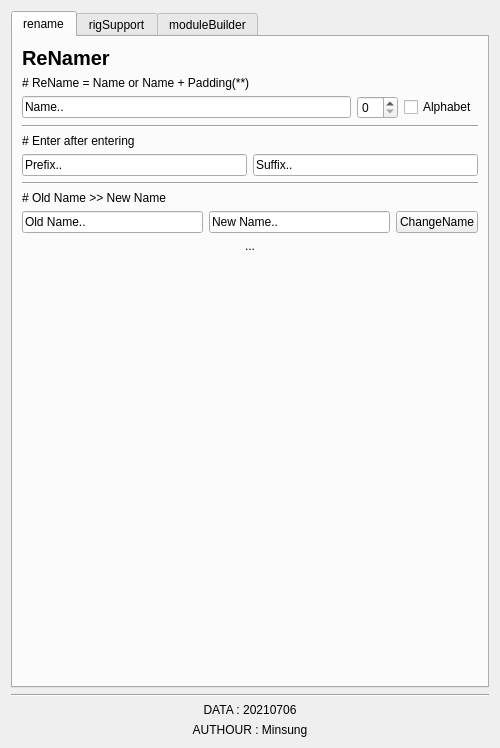
<?xml version="1.0" encoding="UTF-8"?>
<ui version="4.0">
 <class>Form</class>
 <widget class="QWidget" name="Form">
  <property name="geometry">
   <rect>
    <x>0</x>
    <y>0</y>
    <width>500</width>
    <height>713</height>
   </rect>
  </property>
  <property name="windowTitle">
   <string>Form</string>
  </property>
  <layout class="QVBoxLayout" name="verticalLayout_5">
   <item>
    <widget class="QTabWidget" name="tabWidget">
     <property name="currentIndex">
      <number>0</number>
     </property>
     <widget class="QWidget" name="rename_tap">
      <attribute name="title">
       <string>rename</string>
      </attribute>
      <layout class="QVBoxLayout" name="verticalLayout_3">
       <item>
        <layout class="QVBoxLayout" name="verticalLayout_2">
         <item>
          <widget class="QLabel" name="label_17">
           <property name="font">
            <font>
             <pointsize>15</pointsize>
             <weight>75</weight>
             <bold>true</bold>
            </font>
           </property>
           <property name="text">
            <string>ReNamer</string>
           </property>
           <property name="alignment">
            <set>Qt::AlignLeading|Qt::AlignLeft|Qt::AlignVCenter</set>
           </property>
          </widget>
         </item>
         <item>
          <widget class="QLabel" name="label_19">
           <property name="text">
            <string># ReName = Name or Name + Padding(**)</string>
           </property>
           <property name="alignment">
            <set>Qt::AlignLeading|Qt::AlignLeft|Qt::AlignVCenter</set>
           </property>
          </widget>
         </item>
         <item>
          <layout class="QHBoxLayout" name="horizontalLayout_2">
           <item>
            <widget class="QLineEdit" name="name_lineEdit">
             <property name="text">
              <string>Name..</string>
             </property>
            </widget>
           </item>
           <item>
            <widget class="QSpinBox" name="NumspinBox"/>
           </item>
           <item>
            <widget class="QCheckBox" name="AlphacheckBox">
             <property name="text">
              <string>Alphabet</string>
             </property>
            </widget>
           </item>
          </layout>
         </item>
         <item>
          <widget class="Line" name="line_9">
           <property name="orientation">
            <enum>Qt::Horizontal</enum>
           </property>
          </widget>
         </item>
         <item>
          <widget class="QLabel" name="label_20">
           <property name="text">
            <string># Enter after entering</string>
           </property>
          </widget>
         </item>
         <item>
          <layout class="QHBoxLayout" name="horizontalLayout_3">
           <item>
            <widget class="QLineEdit" name="prefix_lineEdit">
             <property name="text">
              <string>Prefix..</string>
             </property>
            </widget>
           </item>
           <item>
            <widget class="QLineEdit" name="suffix_lineEdit">
             <property name="text">
              <string>Suffix..</string>
             </property>
            </widget>
           </item>
          </layout>
         </item>
         <item>
          <widget class="Line" name="line_10">
           <property name="orientation">
            <enum>Qt::Horizontal</enum>
           </property>
          </widget>
         </item>
         <item>
          <widget class="QLabel" name="label_21">
           <property name="text">
            <string># Old Name &gt;&gt; New Name</string>
           </property>
          </widget>
         </item>
         <item>
          <layout class="QHBoxLayout" name="horizontalLayout_4">
           <item>
            <widget class="QLineEdit" name="oldname_lineEdit">
             <property name="text">
              <string>Old Name..</string>
             </property>
            </widget>
           </item>
           <item>
            <widget class="QLineEdit" name="newname_lineEdit">
             <property name="text">
              <string>New Name..</string>
             </property>
            </widget>
           </item>
           <item>
            <widget class="QPushButton" name="change_pushButton">
             <property name="text">
              <string>ChangeName</string>
             </property>
            </widget>
           </item>
          </layout>
         </item>
         <item>
          <widget class="QLabel" name="message_label">
           <property name="text">
            <string>...</string>
           </property>
           <property name="alignment">
            <set>Qt::AlignCenter</set>
           </property>
          </widget>
         </item>
        </layout>
       </item>
       <item>
        <spacer name="verticalSpacer">
         <property name="orientation">
          <enum>Qt::Vertical</enum>
         </property>
         <property name="sizeHint" stdset="0">
          <size>
           <width>20</width>
           <height>330</height>
          </size>
         </property>
        </spacer>
       </item>
      </layout>
     </widget>
     <widget class="QWidget" name="rigSupport_tap">
      <attribute name="title">
       <string>rigSupport</string>
      </attribute>
      <layout class="QVBoxLayout" name="verticalLayout">
       <item>
        <widget class="QLabel" name="label_12">
         <property name="font">
          <font>
           <pointsize>15</pointsize>
           <weight>75</weight>
           <bold>true</bold>
          </font>
         </property>
         <property name="text">
          <string>Rig Support Tool</string>
         </property>
        </widget>
       </item>
       <item>
        <widget class="Line" name="line_5">
         <property name="orientation">
          <enum>Qt::Horizontal</enum>
         </property>
        </widget>
       </item>
       <item>
        <widget class="QLineEdit" name="baseName_lineEdit">
         <property name="text">
          <string> Base Name entering..</string>
         </property>
         <property name="alignment">
          <set>Qt::AlignCenter</set>
         </property>
        </widget>
       </item>
       <item>
        <widget class="Line" name="line_15">
         <property name="orientation">
          <enum>Qt::Horizontal</enum>
         </property>
        </widget>
       </item>
       <item>
        <widget class="QLabel" name="label">
         <property name="font">
          <font>
           <weight>75</weight>
           <bold>true</bold>
          </font>
         </property>
         <property name="text">
          <string>Linear Spacing Joint</string>
         </property>
         <property name="alignment">
          <set>Qt::AlignCenter</set>
         </property>
        </widget>
       </item>
       <item>
        <widget class="QLabel" name="label_3">
         <property name="text">
          <string># Select the top joints and set (default [xAxis, zUp])</string>
         </property>
         <property name="alignment">
          <set>Qt::AlignLeading|Qt::AlignLeft|Qt::AlignVCenter</set>
         </property>
        </widget>
       </item>
       <item>
        <layout class="QHBoxLayout" name="horizontalLayout">
         <item>
          <widget class="QLabel" name="label_2">
           <property name="text">
            <string>Spacing Number : </string>
           </property>
           <property name="alignment">
            <set>Qt::AlignRight|Qt::AlignTrailing|Qt::AlignVCenter</set>
           </property>
          </widget>
         </item>
         <item>
          <widget class="QSpinBox" name="spacingNum_spinBox">
           <property name="value">
            <number>3</number>
           </property>
          </widget>
         </item>
         <item>
          <widget class="QLabel" name="label_18">
           <property name="text">
            <string>orientJoint : </string>
           </property>
           <property name="alignment">
            <set>Qt::AlignRight|Qt::AlignTrailing|Qt::AlignVCenter</set>
           </property>
          </widget>
         </item>
         <item>
          <widget class="QComboBox" name="oj_comboBox">
           <item>
            <property name="text">
             <string>xzy</string>
            </property>
           </item>
           <item>
            <property name="text">
             <string>yxz</string>
            </property>
           </item>
           <item>
            <property name="text">
             <string>zyx</string>
            </property>
           </item>
           <item>
            <property name="text">
             <string>xyz</string>
            </property>
           </item>
           <item>
            <property name="text">
             <string>yzx</string>
            </property>
           </item>
           <item>
            <property name="text">
             <string>zxy</string>
            </property>
           </item>
          </widget>
         </item>
         <item>
          <widget class="QComboBox" name="sao_comboBox">
           <item>
            <property name="text">
             <string>zup</string>
            </property>
           </item>
           <item>
            <property name="text">
             <string>yup</string>
            </property>
           </item>
           <item>
            <property name="text">
             <string>xup</string>
            </property>
           </item>
           <item>
            <property name="text">
             <string>zdown</string>
            </property>
           </item>
           <item>
            <property name="text">
             <string>ydown</string>
            </property>
           </item>
           <item>
            <property name="text">
             <string>xdown</string>
            </property>
           </item>
          </widget>
         </item>
         <item>
          <widget class="QPushButton" name="LSJoint_pushButton">
           <property name="text">
            <string>Set</string>
           </property>
          </widget>
         </item>
        </layout>
       </item>
       <item>
        <widget class="Line" name="line">
         <property name="orientation">
          <enum>Qt::Horizontal</enum>
         </property>
        </widget>
       </item>
       <item>
        <widget class="QLabel" name="label_5">
         <property name="font">
          <font>
           <weight>75</weight>
           <bold>true</bold>
          </font>
         </property>
         <property name="text">
          <string>Main Setting</string>
         </property>
         <property name="alignment">
          <set>Qt::AlignCenter</set>
         </property>
        </widget>
       </item>
       <item>
        <widget class="QLabel" name="label_6">
         <property name="text">
          <string># Select the top joint and build</string>
         </property>
         <property name="alignment">
          <set>Qt::AlignLeading|Qt::AlignLeft|Qt::AlignVCenter</set>
         </property>
        </widget>
       </item>
       <item>
        <widget class="QPushButton" name="main_pushButton">
         <property name="text">
          <string>Main FK / IK Build</string>
         </property>
        </widget>
       </item>
       <item>
        <widget class="Line" name="line_2">
         <property name="orientation">
          <enum>Qt::Horizontal</enum>
         </property>
        </widget>
       </item>
       <item>
        <widget class="QLabel" name="label_8">
         <property name="font">
          <font>
           <weight>75</weight>
           <bold>true</bold>
          </font>
         </property>
         <property name="text">
          <string>Surface Parameter Space</string>
         </property>
         <property name="alignment">
          <set>Qt::AlignCenter</set>
         </property>
        </widget>
       </item>
       <item>
        <widget class="QLabel" name="label_7">
         <property name="text">
          <string># Select the surface and get</string>
         </property>
         <property name="alignment">
          <set>Qt::AlignLeading|Qt::AlignLeft|Qt::AlignVCenter</set>
         </property>
        </widget>
       </item>
       <item>
        <widget class="QPushButton" name="paramSpace_pushButton">
         <property name="text">
          <string>Get Space</string>
         </property>
        </widget>
       </item>
       <item>
        <widget class="Line" name="line_3">
         <property name="orientation">
          <enum>Qt::Horizontal</enum>
         </property>
        </widget>
       </item>
       <item>
        <widget class="QLabel" name="label_9">
         <property name="font">
          <font>
           <weight>75</weight>
           <bold>true</bold>
          </font>
         </property>
         <property name="text">
          <string>Hybrid Setting</string>
         </property>
         <property name="alignment">
          <set>Qt::AlignCenter</set>
         </property>
        </widget>
       </item>
       <item>
        <widget class="QLabel" name="label_4">
         <property name="text">
          <string># Select the top joints and build</string>
         </property>
         <property name="alignment">
          <set>Qt::AlignLeading|Qt::AlignLeft|Qt::AlignVCenter</set>
         </property>
        </widget>
       </item>
       <item>
        <widget class="QPushButton" name="hybrid_pushButton">
         <property name="text">
          <string>Hybrid FK / IK Build</string>
         </property>
        </widget>
       </item>
       <item>
        <widget class="Line" name="line_4">
         <property name="orientation">
          <enum>Qt::Horizontal</enum>
         </property>
        </widget>
       </item>
       <item>
        <widget class="QLabel" name="label_10">
         <property name="font">
          <font>
           <weight>75</weight>
           <bold>true</bold>
          </font>
         </property>
         <property name="text">
          <string>Attach Setting</string>
         </property>
         <property name="alignment">
          <set>Qt::AlignCenter</set>
         </property>
        </widget>
       </item>
       <item>
        <widget class="QLabel" name="label_11">
         <property name="text">
          <string># Select the curve and build</string>
         </property>
         <property name="alignment">
          <set>Qt::AlignLeading|Qt::AlignLeft|Qt::AlignVCenter</set>
         </property>
        </widget>
       </item>
       <item>
        <layout class="QHBoxLayout" name="horizontalLayout_8">
         <item>
          <widget class="QPushButton" name="objCV_pushButton">
           <property name="text">
            <string>Object CV Curve</string>
           </property>
          </widget>
         </item>
         <item>
          <widget class="QPushButton" name="crvNull_pushButton">
           <property name="text">
            <string>Curve At Null</string>
           </property>
          </widget>
         </item>
        </layout>
       </item>
       <item>
        <widget class="QPushButton" name="attach_pushButton">
         <property name="text">
          <string>Attach Build</string>
         </property>
        </widget>
       </item>
       <item>
        <widget class="Line" name="line_6">
         <property name="orientation">
          <enum>Qt::Horizontal</enum>
         </property>
        </widget>
       </item>
       <item>
        <widget class="QLabel" name="label_13">
         <property name="font">
          <font>
           <weight>75</weight>
           <bold>true</bold>
          </font>
         </property>
         <property name="text">
          <string>Switch Setting</string>
         </property>
         <property name="alignment">
          <set>Qt::AlignCenter</set>
         </property>
        </widget>
       </item>
       <item>
        <widget class="QLabel" name="label_15">
         <property name="text">
          <string>#  Switch.ma file import</string>
         </property>
         <property name="alignment">
          <set>Qt::AlignLeading|Qt::AlignLeft|Qt::AlignVCenter</set>
         </property>
        </widget>
       </item>
       <item>
        <widget class="QPushButton" name="switchImport_pushButton">
         <property name="text">
          <string>Import</string>
         </property>
        </widget>
       </item>
       <item>
        <widget class="Line" name="line_7">
         <property name="orientation">
          <enum>Qt::Horizontal</enum>
         </property>
        </widget>
       </item>
       <item>
        <widget class="QLabel" name="label_14">
         <property name="font">
          <font>
           <weight>75</weight>
           <bold>true</bold>
          </font>
         </property>
         <property name="text">
          <string>Curve Shape Change</string>
         </property>
         <property name="alignment">
          <set>Qt::AlignCenter</set>
         </property>
        </widget>
       </item>
       <item>
        <widget class="QLabel" name="label_16">
         <property name="text">
          <string># Select[0] : Item / Select[1] : Target</string>
         </property>
         <property name="alignment">
          <set>Qt::AlignLeading|Qt::AlignLeft|Qt::AlignVCenter</set>
         </property>
        </widget>
       </item>
       <item>
        <widget class="QPushButton" name="shapeChange_pushButton">
         <property name="text">
          <string>Change</string>
         </property>
        </widget>
       </item>
      </layout>
     </widget>
     <widget class="QWidget" name="moduleBuilder_tap">
      <attribute name="title">
       <string>moduleBuilder</string>
      </attribute>
      <layout class="QVBoxLayout" name="verticalLayout_4">
       <item>
        <widget class="QLabel" name="label_30">
         <property name="font">
          <font>
           <pointsize>15</pointsize>
           <weight>75</weight>
           <bold>true</bold>
          </font>
         </property>
         <property name="text">
          <string>Module Builder</string>
         </property>
        </widget>
       </item>
       <item>
        <widget class="Line" name="line_11">
         <property name="orientation">
          <enum>Qt::Horizontal</enum>
         </property>
        </widget>
       </item>
       <item>
        <widget class="QLabel" name="label_22">
         <property name="text">
          <string># If a fit file exists in the prefix name and path, it will be imported.</string>
         </property>
        </widget>
       </item>
       <item>
        <widget class="QLineEdit" name="M_prefix_lineEdit">
         <property name="text">
          <string>Prefix Name..</string>
         </property>
        </widget>
       </item>
       <item>
        <widget class="QComboBox" name="module_comboBox">
         <item>
          <property name="text">
           <string>spine</string>
          </property>
         </item>
         <item>
          <property name="text">
           <string>leg</string>
          </property>
         </item>
         <item>
          <property name="text">
           <string>arm</string>
          </property>
         </item>
         <item>
          <property name="text">
           <string>neck</string>
          </property>
         </item>
         <item>
          <property name="text">
           <string>head</string>
          </property>
         </item>
         <item>
          <property name="text">
           <string>hand</string>
          </property>
         </item>
         <item>
          <property name="text">
           <string>foot</string>
          </property>
         </item>
         <item>
          <property name="text">
           <string>Qarm</string>
          </property>
         </item>
         <item>
          <property name="text">
           <string>Qleg</string>
          </property>
         </item>
         <item>
          <property name="text">
           <string>tail</string>
          </property>
         </item>
        </widget>
       </item>
       <item>
        <widget class="QPushButton" name="import_pushButton">
         <property name="text">
          <string>Import</string>
         </property>
        </widget>
       </item>
       <item>
        <widget class="QLabel" name="label_29">
         <property name="text">
          <string># Execute after selecting the joint to be installed</string>
         </property>
        </widget>
       </item>
       <item>
        <widget class="QPushButton" name="bendAdd_pushButton">
         <property name="text">
          <string>Bend Add</string>
         </property>
        </widget>
       </item>
       <item>
        <widget class="QLabel" name="label_25">
         <property name="text">
          <string># Selection List [0] = Base Fit top group / Selection List [1] = Mirror Fit top group</string>
         </property>
        </widget>
       </item>
       <item>
        <widget class="QPushButton" name="mirror_pushButton">
         <property name="text">
          <string>Mirror</string>
         </property>
        </widget>
       </item>
       <item>
        <layout class="QHBoxLayout" name="horizontalLayout_7">
         <item>
          <widget class="QPushButton" name="build_pushButton">
           <property name="text">
            <string>Build</string>
           </property>
          </widget>
         </item>
         <item>
          <widget class="QPushButton" name="rebuild_pushButton">
           <property name="text">
            <string>ReBuild</string>
           </property>
          </widget>
         </item>
        </layout>
       </item>
       <item>
        <widget class="Line" name="line_14">
         <property name="orientation">
          <enum>Qt::Horizontal</enum>
         </property>
        </widget>
       </item>
       <item>
        <widget class="QLabel" name="label_27">
         <property name="text">
          <string>Module Parent</string>
         </property>
        </widget>
       </item>
       <item>
        <widget class="QLabel" name="label_23">
         <property name="text">
          <string># Selection List [0] = Parents Joint / Selection List [1] = Child top Group</string>
         </property>
        </widget>
       </item>
       <item>
        <widget class="QPushButton" name="parent_pushButton">
         <property name="text">
          <string>Parent</string>
         </property>
        </widget>
       </item>
       <item>
        <widget class="Line" name="line_13">
         <property name="orientation">
          <enum>Qt::Horizontal</enum>
         </property>
        </widget>
       </item>
       <item>
        <widget class="QLabel" name="label_28">
         <property name="text">
          <string>Follow Setting</string>
         </property>
        </widget>
       </item>
       <item>
        <widget class="QLabel" name="label_24">
         <property name="text">
          <string># Selection List [:-1] = Follower / Selection List [-1] = Following</string>
         </property>
        </widget>
       </item>
       <item>
        <layout class="QHBoxLayout" name="horizontalLayout_5">
         <item>
          <widget class="QLineEdit" name="followEnum_lineEdit">
           <property name="text">
            <string>Enum Name..</string>
           </property>
          </widget>
         </item>
         <item>
          <widget class="QPushButton" name="followAdd_pushButton">
           <property name="text">
            <string>Add</string>
           </property>
          </widget>
         </item>
        </layout>
       </item>
      </layout>
     </widget>
    </widget>
   </item>
   <item>
    <widget class="Line" name="line_8">
     <property name="orientation">
      <enum>Qt::Horizontal</enum>
     </property>
    </widget>
   </item>
   <item>
    <widget class="QLabel" name="data_label">
     <property name="text">
      <string>DATA : 20210706</string>
     </property>
     <property name="alignment">
      <set>Qt::AlignCenter</set>
     </property>
    </widget>
   </item>
   <item>
    <widget class="QLabel" name="authour_label">
     <property name="text">
      <string>AUTHOUR : Minsung</string>
     </property>
     <property name="alignment">
      <set>Qt::AlignCenter</set>
     </property>
    </widget>
   </item>
  </layout>
 </widget>
 <resources/>
 <connections/>
</ui>
